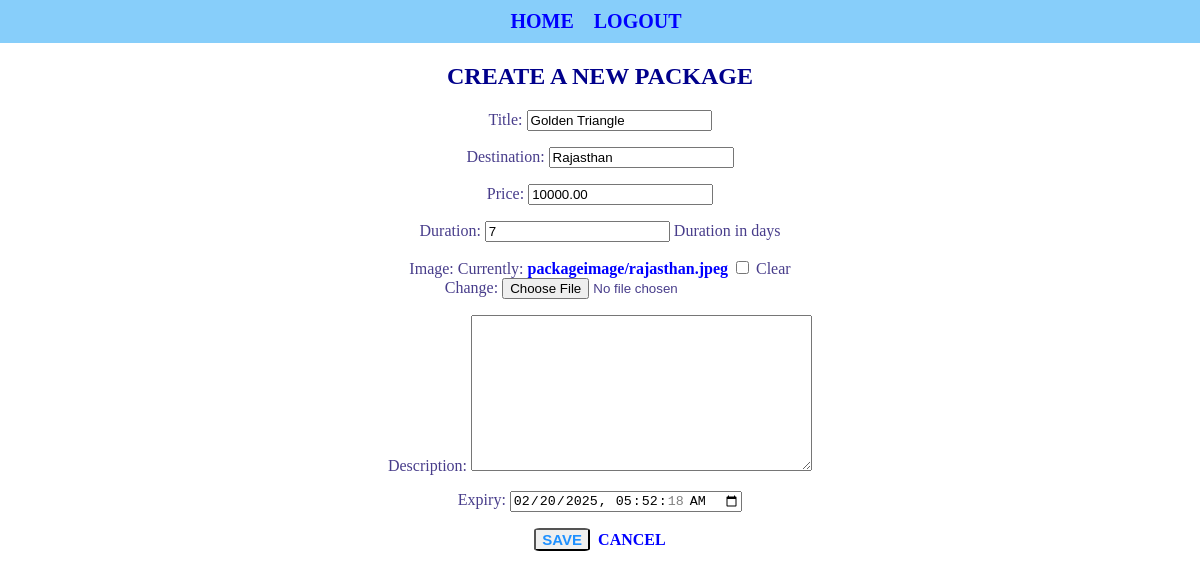
The app's page /packages/edit/6 (signed in) with its own data.
### user/models.py (models this page shows, shortened)
class Packages(models.Model):
    title=models.CharField(max_length=100)
    destination=models.CharField(max_length=100)
    description=models.TextField(blank=True)
    price=models.DecimalField(max_digits=10,decimal_places=2)
    duration=models.PositiveIntegerField(help_text="Duration in days")
    image=models.ImageField(upload_to='packageimage/',blank=True,null=True)
    approved=models.BooleanField(default=False)
    vendor=models.ForeignKey(Custuser,on_delete=models.CASCADE,limit_choices_to={'role':'vendor'},related_name='packages')
    description=models.TextField(blank=True)
    expiry=models.DateTimeField(default=timezone.now)
    is_booked=models.BooleanField(default=False)

### user/views.py (the view)
# urls.py: path('packages/edit/<int:package_id>',v.editpackage,name='editpackage'),
@login_required
def editpackage(request,package_id):
    package=get_object_or_404(Packages, id=package_id)
    if request.method=='POST':
        form=PackagesForm(request.POST,request.FILES,instance=package)
        if form.is_valid():
            form.save()
            return redirect('viewpackage')
    else:
        form=PackagesForm(instance=package)
    return render(request,'editpackage.html',{'form':form})

### user/forms.py
class PackagesForm(forms.ModelForm):
    expiry=forms.DateTimeField(widget=forms.DateTimeInput(attrs={'type':'datetime-local'}))
    class Meta:
        model=Packages
        fields=['title','destination','price','duration','image','description','expiry']

### user/templates/editpackage.html (shortened to what this page needs)
{% extends 'base.html' %}
{% block body_class %}no-background{% endblock %}
{% block content %}
<h2>{% if form.instance.package_id %}EDIT PACKAGE {% else %}CREATE A NEW PACKAGE{% endif %}</h2>
<form method="POST" enctype="multipart/form-data">
    {{ form.as_p }}
    <button type="submit">SAVE</button>&nbsp;
    <a href="{% url 'viewpackage' %}">CANCEL</a>
</form>
{% endblock %}

### static/css/home.css (style rules this page uses)
body { background-color:beige; text-align: center; margin: 0; padding: 0; background-image:url("../images/tourhome.png"); background-repeat: no-repeat; background-size: cover; background-position: center; height: 100vh; color: white; }

### static/css/login.css (style rules this page uses)
h2 { color: blue; }
[type="submit"] { color: dodgerblue; font-weight: bold; cursor: pointer; border-radius: 10%; font-size: 15px; }

### static/css/register.css (style rules this page uses)
h2 { color: darkblue; text-align: center; }

### static/css/style.css (style rules this page uses)
body.no-background { background: none; color: darkslateblue; }
a { font-weight: bold; color: blue; text-decoration: none; }

### records on screen
Packages: title "Golden Triangle", destination "Rajasthan", price "10000.00", duration "7", expiry "02/20/2025 05:52:18"
